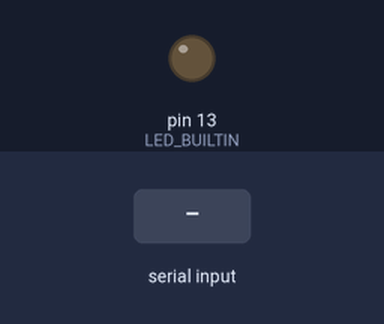
Bench run of a sketch on a simulated Arduino Uno, built with avr-gcc and run on an emulated ATmega328P. Parts: output pins drawn as LEDs (lit = HIGH). The test bench sets the inputs (shaded band).

Above: at 1.2 s.
1.3 s: "y" received over Serial
At 1.9 s:
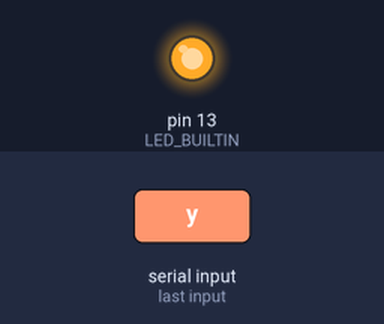
2.8 s: "n" received over Serial
At 3.1 s:
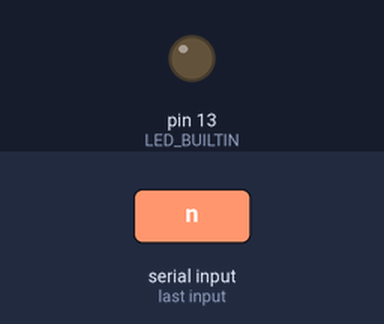
Timing chart, 0 to 5.8 s (numbered marks = the images above; inputs shaded):
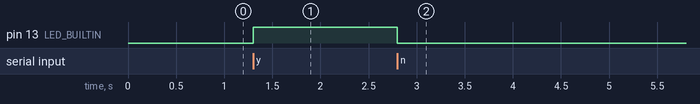

The sketch:

raspiduino_test.ino
```cpp
void setup() {
  // start serial port at 9600 bps:
  Serial.begin(9600);
  pinMode(LED_BUILTIN, OUTPUT);
 }

void loop() {
  char x=Serial.read();
  if (x=='n')
  {
    digitalWrite(LED_BUILTIN, LOW);   // turn the LED on (HIGH is the voltage level)
  }
  else if (x=='y')
  {
    digitalWrite(LED_BUILTIN, HIGH);   // turn the LED on (HIGH is the voltage level)
  }
}
```

Measured:
- after the input at 1.3 s, pin 13 (LED_BUILTIN): LOW → HIGH at once
- after the input at 2.8 s, pin 13 (LED_BUILTIN): HIGH → LOW at once
